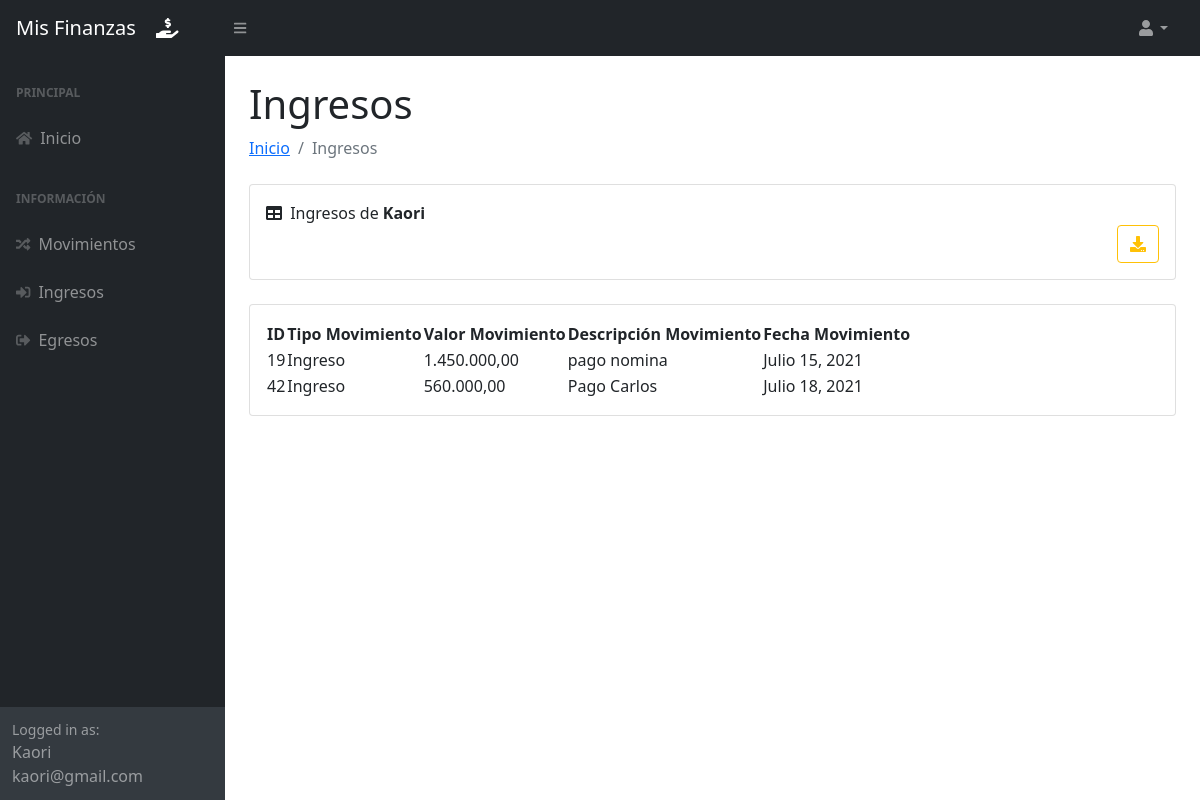
Screenshot of /ingresos/ (signed in) with the database file from the repository.
### sistema_control/models.py (models this page shows, shortened)
class Movimiento(models.Model):
    id = models.AutoField(primary_key=True)
    usuario = models.ForeignKey(User, null=False, blank=False, on_delete=models.CASCADE)
    tipoMovimiento = models.ForeignKey(TipoMovimiento, null=False, blank=False, on_delete=models.CASCADE)
    descripcionMovimiento = models.TextField()
    valorMovimiento = models.DecimalField(max_digits=20, decimal_places=2)
    fechaMovimiento = models.DateField()

class TipoMovimiento(models.Model):
    id = models.AutoField(primary_key=True)
    nombreTipoMovimiento = models.CharField(max_length=7)
    def __str__(self):
        return self.nombreTipoMovimiento

### sistema_control/views.py (the view)
# urls.py: path('ingresos/', views.ingresos_usuario, name='ingresos'),
@login_required
def ingresos_usuario(request):
    movimientos = Movimiento.objects.all().filter(usuario = request.user, tipoMovimiento=1)
    context = {'movimientos':movimientos}
    return render(request, 'ingresos.html', context)

### sistema_control/templates/ingresos.html (shortened to what this page needs)
{% extends 'layout.html' %}
{% block cuerpo %}
<body class="sb-nav-fixed">
    <nav class="sb-topnav navbar navbar-expand navbar-dark bg-dark">
        <a class="navbar-brand ps-3" href="{% url 'home' %}">Mis Finanzas<i class="fas fa-hand-holding-usd" style="margin-left: 20;"></i></a>
        <button class="btn btn-link btn-sm order-1 order-lg-0 me-4 me-lg-0" id="sidebarToggle" href="#!"><i class="fas fa-bars"></i></button>
        <ul class="navbar-nav ms-auto ms-md-0 me-3 me-lg-4">
            <li class="nav-item dropdown">
                <a class="nav-link dropdown-toggle" id="navbarDropdown" href="#" role="button" data-bs-toggle="dropdown" aria-expanded="false"><i class="fas fa-user fa-fw"></i></a>
            </li>
        </ul>
    </nav>
    <div id="layoutSidenav">
        <div id="layoutSidenav_nav">
            <nav class="sb-sidenav accordion sb-sidenav-dark" id="sidenavAccordion">
                <div class="sb-sidenav-menu">
                    <div class="nav">
                        <div class="sb-sidenav-menu-heading">Principal</div>
                        <a class="nav-link" href="{% url 'home' %}">
                            <div class="sb-nav-link-icon"><i class="fas fa-home"></i></div>
                            Inicio
                        </a>
                        <div class="sb-sidenav-menu-heading">Información</div>
                        <a class="nav-link" href="{% url 'movimientos' %}">
                            <div class="sb-nav-link-icon"><i class="fas fa-random"></i></div>
                            Movimientos
                        </a>
                        <a class="nav-link" href="{% url 'ingresos' %}">
                            <div class="sb-nav-link-icon"><i class="fas fa-sign-in-alt"></i></div>
                            Ingresos
                        </a>
                        <a class="nav-link" href="{% url 'egresos' %}">
                            <div class="sb-nav-link-icon"><i class="fas fa-sign-out-alt"></i></div>
                            Egresos
                        </a>
                    </div>
                </div>
                <div class="sb-sidenav-footer">
                    <div class="small">Logged in as:</div>
                    {{ request.user.username }}
                    <br>
                    {{ request.user.email }}
                </div>
            </nav>
        </div>
        <div id="layoutSidenav_content">
            <main>
                <div class="container-fluid px-4">
                    <h1 class="mt-4">Ingresos</h1>
                    <ol class="breadcrumb mb-4">
                        <li class="breadcrumb-item"><a href="{% url 'home' %}">Inicio</a></li>
                        <li class="breadcrumb-item active">Ingresos</li>
                    </ol>
                    <div class="card mb-4">
                        <div class="card-body">
                            <i class="fas fa-table me-1"></i>
                            Ingresos de <b>{{ request.user.username }}</b>
                            <div class="d-grid gap-2 d-md-flex justify-content-md-end">
                                <a href="{% url 'export-excel' nombre='Ingresos' %}" class="btn btn-outline-warning"><i class="fas fa-download"></i></a>
                            </div>
                        </div>
                    </div>
                    <div class="card mb-4">
                        <div class="card-body">
                            <table id="datatablesSimple">
                                <thead>
                                    <tr>
                                        <th>ID</th>
                                        <th>Tipo Movimiento</th>
                                        <th>Valor Movimiento</th>
                                        <th>Descripción Movimiento</th>
                                        <th>Fecha Movimiento</th>
                                    </tr>
                                </thead>
                                <tbody>
                                    {% load humanize %}
                                    {% for movimiento in movimientos %}
                                    <tr>
                                        <td>{{ movimiento.id }}</td>
                                        <td>{{ movimiento.tipoMovimiento }}</td>
                                        <td>{{ movimiento.valorMovimiento|intcomma }}</td>
                                        <td>{{ movimiento.descripcionMovimiento }}</td>
                                        <td>{{ movimiento.fechaMovimiento }}</td>
                                    </tr>
                                    {% endfor %}
                                </tbody>
                            </table>
                        </div>
                    </div>
                </div>
            </main>
        </div>
    </div>
</body>
{% endblock %}

### rows the page displays
Movimiento: id "19", tipoMovimiento "Ingreso", valorMovimiento "1.450.000,00", descripcionMovimiento "pago nomina", fechaMovimiento "Julio 15, 2021"
Movimiento: id "42", tipoMovimiento "Ingreso", valorMovimiento "560.000,00", descripcionMovimiento "Pago Carlos", fechaMovimiento "Julio 18, 2021"

### other values shown
{{ request.user.username }} "Kaori"
{{ request.user.email }} "kaori@gmail.com"
